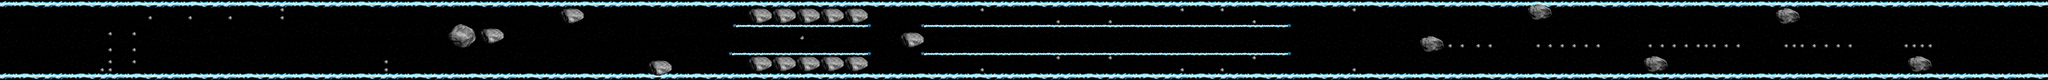

Rendered tile map (Tiled .tmx) drawn with the repository's tilesets; below, a short description and the map source with its tile grids summarised:
An orthogonal 512x20 tile map with 16x16 px tiles, 3 tile layers (background, walls, hazards).

<map version="1.0" orientation="orthogonal" width="512" height="20" tilewidth="16" tileheight="16">
 <tileset firstgid="1" name="reversePolarity Full" tilewidth="16" tileheight="16">
  <image source="reversePolarity Full.png" width="960" height="320" />
 </tileset>
 <layer name="background" width="512" height="20">
  <data>[10240 cells, 10240 non-empty, 320 distinct tile ids]</data>
 </layer>
 <layer name="walls" width="512" height="20">
  <data>[10240 cells, 2301 non-empty, 36 distinct tile ids]</data>
 </layer>
 <layer name="hazards" width="512" height="20">
  <data>[10240 cells, 558 non-empty, 89 distinct tile ids]</data>
 </layer>
</map>
